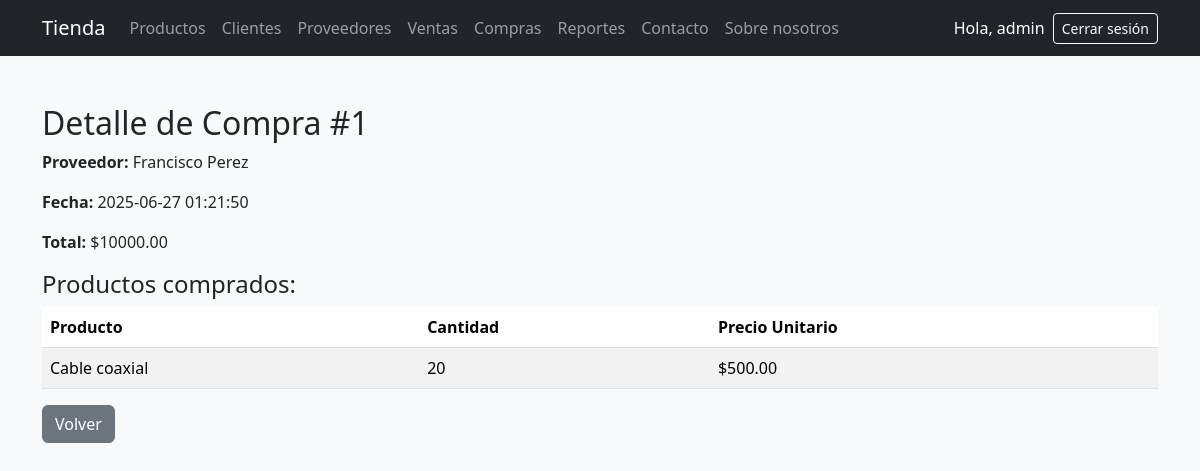
Page /detalle-compra/1 (signed in) on the committed database.
### tables this page shows
CREATE TABLE compras (
    id INTEGER PRIMARY KEY AUTOINCREMENT,
    proveedor_id INTEGER NOT NULL,
    fecha TEXT NOT NULL,
    total REAL NOT NULL,
    FOREIGN KEY (proveedor_id) REFERENCES proveedores(id)
);

CREATE TABLE proveedores (
    id INTEGER PRIMARY KEY AUTOINCREMENT,
    nombre TEXT NOT NULL,
    email TEXT,
    telefono TEXT,
    direccion TEXT
);

CREATE TABLE detalle_compra (
    id INTEGER PRIMARY KEY AUTOINCREMENT,
    compra_id INTEGER NOT NULL,
    producto_id INTEGER NOT NULL,
    cantidad INTEGER NOT NULL,
    precio_unitario REAL NOT NULL,
    FOREIGN KEY (compra_id) REFERENCES compras(id),
    FOREIGN KEY (producto_id) REFERENCES productos(id)
);

CREATE TABLE productos (
            id INTEGER PRIMARY KEY AUTOINCREMENT,
            nombre TEXT NOT NULL,
            categoria TEXT,
            stock INTEGER,
            precio REAL
        );

### application.py (the view)
@app.route('/detalle-compra/<int:id>')
def detalle_compra(id):
    if 'usuario' not in session:
        return redirect('/login')
    conn = sqlite3.connect("db/tienda.db")
    cursor = conn.cursor()
    cursor.execute("""
        SELECT compras.id, proveedores.nombre, compras.fecha, compras.total
        FROM compras
        JOIN proveedores ON compras.proveedor_id = proveedores.id
        WHERE compras.id = ?
    """, (id,))
    compra = cursor.fetchone()
    cursor.execute("""
        SELECT productos.nombre, detalle_compra.cantidad, detalle_compra.precio_unitario
        FROM detalle_compra
        JOIN productos ON detalle_compra.producto_id = productos.id
        WHERE detalle_compra.compra_id = ?
    """, (id,))
    detalles = cursor.fetchall()
    conn.close()
    return render_template('detalle_compra.html', compra=compra, detalles=detalles)

### templates/detalle_compra.html
{% extends "base.html" %}
{% block content %}
<h2>Detalle de Compra #{{ compra[0] }}</h2>
<p><strong>Proveedor:</strong> {{ compra[1] }}</p>
<p><strong>Fecha:</strong> {{ compra[2] }}</p>
<p><strong>Total:</strong> ${{ "%.2f"|format(compra[3]) }}</p>
<h4>Productos comprados:</h4>
<table class="table table-striped">
  <thead>
    <tr><th>Producto</th><th>Cantidad</th><th>Precio Unitario</th></tr>
  </thead>
  <tbody>
    {% for d in detalles %}
    <tr>
      <td>{{ d[0] }}</td>
      <td>{{ d[1] }}</td>
      <td>${{ "%.2f"|format(d[2]) }}</td>
    </tr>
    {% endfor %}
  </tbody>
</table>
<a href="/compras" class="btn btn-secondary">Volver</a>
{% endblock %}

### rows in the picture
compras: id "1", fecha "2025-06-27 01:21:50", total "10000.00"
proveedores: nombre "Francisco Perez"
detalle_compra: nombre "Cable coaxial", cantidad "20", precio_unitario "500.00"

### other values in the picture
{{ session['usuario'] }} "admin"
